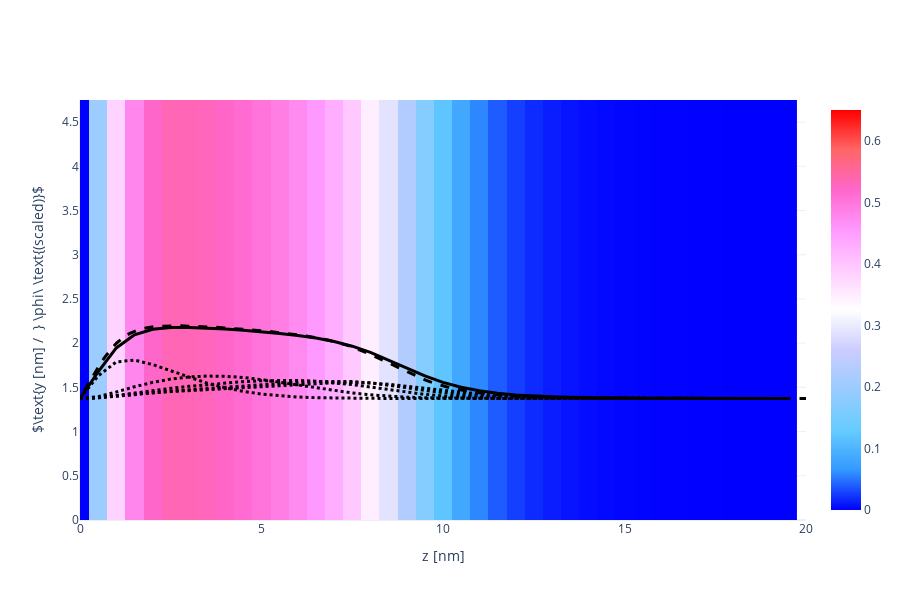

Notebook code for this chart:
### Code cell
X, Y, Z = np.array(phAr.iloc[:,0]), np.array(phAr.iloc[:,1]), np.array(phAr.iloc[:,2])
vol = np.array(phAr.iloc[:,3])
bvols= [np.array(ph1r.iloc[:,i+3]) for i in range(block_Nik[0])]

Lz_max = 20
vol   =  vol[Z < Lz_max]
bvols = [bvols[i][Z < Lz_max] for i in range(block_Nik[0])]
X = X[Z < Lz_max]
Y = Y[Z < Lz_max]
Z = Z[Z < Lz_max]

Nz_new = int(len(Z)/Nx/Ny)
x = [X[i*Ny*Nz_new] for i in range(Nx)]
y = [Y[j*Nz_new]    for j in range(Ny)]
z = [Z[k]           for k in range(Nz_new)]

xslice = 10
islice = int(xslice*(x[1]-x[0]))
vol  =  np.array([  vol[(islice*Ny+j)*Nz_new+k] for j in range(Ny) for k in range(Nz_new)]).reshape(Ny, Nz_new)
bvols= [np.array([bvols[i][(islice*Ny+j)*Nz_new+k] for j in range(Ny) for k in range(Nz_new)]).reshape(Ny, Nz_new) for i in range(block_Nik[0])]

import plotly.graph_objects as go
heatmap = go.Heatmap(
            x=z, y=y, z=vol,
            zmin = 0.0, zmax = 0.65,
            colorscale= 'Picnic'
          )
overall = go.Scatter(
            x = z,
            y = 1.5*vol[int(Ny/2), :] + max(y)/2-1,
            line = dict(color='black', width=3)
          )
blocks = [go.Scatter(
            x = z,
            y = 1.5*bvols[i][int(Ny/2),:] + max(y)/2-1,
            line = dict(color='black', width=3, dash='dot')
          ) for i in range(block_Nik[0])]

fname = GIT+'ph_a010x075_1D.dat'
df = pd.read_csv(fname, sep="\s+", skiprows=0)
a000x075_1d = pd.DataFrame([df.iloc[:,0], df.iloc[:,1]], index=['z', 'pha']).T

reference = go.Scatter(
                x = a000x075_1d.z,
                y = 1.5*a000x075_1d.pha + max(y)/2-1,
                line = dict(color='black', width=3, dash='dash')
            )

layout = go.Layout( xaxis_range = [0, Lz_max], yaxis_range = [0, y[-1]],
                    yaxis_title = r'$\text{y [nm] /  } \phi\ \text{(scaled)}$', xaxis_title = 'z [nm]',
                    scene_xaxis_showticklabels=True,
                    scene_yaxis_showticklabels=True,
                    scene_zaxis_showticklabels=True,
                    showlegend = False,
                    template='plotly_white', width=900, height=600)
fig = go.Figure(data = [heatmap, overall, *blocks, reference], layout = layout)
fig.show()

### Figure 1 — Plotly figure (JSON) as saved in the notebook; plotly's stock layout.template omitted (floating-point values rounded to 4 significant figures; data arrays with more than 128 entries replaced by an {"elided": "..."} marker saying what was removed)
{"data": [{"colorscale": [[0, "rgb(0,0,255)"], [0.1, "rgb(51,153,255)"], [0.2, "rgb(102,204,255)"], [0.3, "rgb(153,204,255)"], [0.4, "rgb(204,204,255)"], [0.5, "rgb(255,255,255)"], [0.6, "rgb(255,204,255)"], [0.7, "rgb(255,153,255)"], [0.8, "rgb(255,102,204)"], [0.9, "rgb(255,102,102)"], [1, "rgb(255,0,0)"]], "type": "heatmap", "x": [0, 0.5, 1, 1.5, 2, 2.5, 3, 3.5, 4, 4.5, 5, 5.5, 6, 6.5, 7, 7.5, 8, 8.5, 9, 9.5, 10, 10.5, 11, 11.5, 12, 12.5, 13, 13.5, 14, 14.5, 15, 15.5, 16, 16.5, 17, 17.5, 18, 18.5, 19, 19.5], "y": [0, 0.25, 0.5, 0.75, 1, 1.25, 1.5, 1.75, 2, 2.25, 2.5, 2.75, 3, 3.25, 3.5, 3.75, 4, 4.25, 4.5, 4.75], "z": {"elided": "20x40 float values"}, "zmax": 0.65, "zmin": 0}, {"line": {"color": "black", "width": 3}, "type": "scatter", "x": [0, 0.5, 1, 1.5, 2, 2.5, 3, 3.5, 4, 4.5, 5, 5.5, 6, 6.5, 7, 7.5, 8, 8.5, 9, 9.5, 10, 10.5, 11, 11.5, 12, 12.5, 13, 13.5, 14, 14.5, 15, 15.5, 16, 16.5, 17, 17.5, 18, 18.5, 19, 19.5], "y": [1.375, 1.674, 1.946, 2.095, 2.157, 2.177, 2.177, 2.17, 2.159, 2.145, 2.129, 2.11, 2.087, 2.057, 2.018, 1.966, 1.896, 1.81, 1.717, 1.63, 1.557, 1.501, 1.461, 1.434, 1.415, 1.402, 1.393, 1.387, 1.383, 1.381, 1.379, 1.377, 1.377, 1.376, 1.376, 1.375, 1.375, 1.375, 1.375, 1.375]}, {"line": {"color": "black", "dash": "dot", "width": 3}, "type": "scatter", "x": [0, 0.5, 1, 1.5, 2, 2.5, 3, 3.5, 4, 4.5, 5, 5.5, 6, 6.5, 7, 7.5, 8, 8.5, 9, 9.5, 10, 10.5, 11, 11.5, 12, 12.5, 13, 13.5, 14, 14.5, 15, 15.5, 16, 16.5, 17, 17.5, 18, 18.5, 19, 19.5], "y": [1.375, 1.63, 1.788, 1.808, 1.758, 1.685, 1.612, 1.548, 1.495, 1.454, 1.425, 1.404, 1.391, 1.383, 1.379, 1.377, 1.376, 1.375, 1.375, 1.375, 1.375, 1.375, 1.375, 1.375, 1.375, 1.375, 1.375, 1.375, 1.375, 1.375, 1.375, 1.375, 1.375, 1.375, 1.375, 1.375, 1.375, 1.375, 1.375, 1.375]}, {"line": {"color": "black", "dash": "dot", "width": 3}, "type": "scatter", "x": [0, 0.5, 1, 1.5, 2, 2.5, 3, 3.5, 4, 4.5, 5, 5.5, 6, 6.5, 7, 7.5, 8, 8.5, 9, 9.5, 10, 10.5, 11, 11.5, 12, 12.5, 13, 13.5, 14, 14.5, 15, 15.5, 16, 16.5, 17, 17.5, 18, 18.5, 19, 19.5], "y": [1.375, 1.395, 1.447, 1.507, 1.557, 1.594, 1.617, 1.628, 1.625, 1.611, 1.588, 1.558, 1.526, 1.493, 1.463, 1.437, 1.416, 1.4, 1.389, 1.382, 1.379, 1.377, 1.376, 1.375, 1.375, 1.375, 1.375, 1.375, 1.375, 1.375, 1.375, 1.375, 1.375, 1.375, 1.375, 1.375, 1.375, 1.375, 1.375, 1.375]}, {"line": {"color": "black", "dash": "dot", "width": 3}, "type": "scatter", "x": [0, 0.5, 1, 1.5, 2, 2.5, 3, 3.5, 4, 4.5, 5, 5.5, 6, 6.5, 7, 7.5, 8, 8.5, 9, 9.5, 10, 10.5, 11, 11.5, 12, 12.5, 13, 13.5, 14, 14.5, 15, 15.5, 16, 16.5, 17, 17.5, 18, 18.5, 19, 19.5], "y": [1.375, 1.384, 1.408, 1.437, 1.465, 1.489, 1.512, 1.532, 1.55, 1.565, 1.575, 1.58, 1.578, 1.57, 1.554, 1.532, 1.504, 1.473, 1.444, 1.42, 1.403, 1.391, 1.384, 1.38, 1.378, 1.377, 1.376, 1.375, 1.375, 1.375, 1.375, 1.375, 1.375, 1.375, 1.375, 1.375, 1.375, 1.375, 1.375, 1.375]}, {"line": {"color": "black", "dash": "dot", "width": 3}, "type": "scatter", "x": [0, 0.5, 1, 1.5, 2, 2.5, 3, 3.5, 4, 4.5, 5, 5.5, 6, 6.5, 7, 7.5, 8, 8.5, 9, 9.5, 10, 10.5, 11, 11.5, 12, 12.5, 13, 13.5, 14, 14.5, 15, 15.5, 16, 16.5, 17, 17.5, 18, 18.5, 19, 19.5], "y": [1.375, 1.382, 1.399, 1.42, 1.439, 1.456, 1.472, 1.488, 1.503, 1.518, 1.533, 1.546, 1.558, 1.567, 1.571, 1.566, 1.551, 1.527, 1.496, 1.465, 1.438, 1.418, 1.403, 1.393, 1.387, 1.382, 1.38, 1.378, 1.377, 1.376, 1.376, 1.375, 1.375, 1.375, 1.375, 1.375, 1.375, 1.375, 1.375, 1.375]}, {"line": {"color": "black", "dash": "dot", "width": 3}, "type": "scatter", "x": [0, 0.5, 1, 1.5, 2, 2.5, 3, 3.5, 4, 4.5, 5, 5.5, 6, 6.5, 7, 7.5, 8, 8.5, 9, 9.5, 10, 10.5, 11, 11.5, 12, 12.5, 13, 13.5, 14, 14.5, 15, 15.5, 16, 16.5, 17, 17.5, 18, 18.5, 19, 19.5], "y": [1.375, 1.384, 1.403, 1.423, 1.439, 1.452, 1.464, 1.474, 1.486, 1.497, 1.509, 1.521, 1.533, 1.544, 1.552, 1.554, 1.549, 1.535, 1.513, 1.487, 1.462, 1.441, 1.423, 1.41, 1.4, 1.393, 1.388, 1.384, 1.381, 1.379, 1.378, 1.377, 1.376, 1.376, 1.376, 1.375, 1.375, 1.375, 1.375, 1.375]}, {"line": {"color": "black", "dash": "dash", "width": 3}, "type": "scatter", "x": {"elided": "440 float values"}, "y": {"elided": "440 float values"}}], "layout": {"height": 600, "scene": {"xaxis": {"showticklabels": true}, "yaxis": {"showticklabels": true}, "zaxis": {"showticklabels": true}}, "showlegend": false, "width": 900, "xaxis": {"range": [0, 20], "title": {"text": "z [nm]"}, "type": "linear"}, "yaxis": {"range": [0, 4.75], "title": {"text": "$\\text{y [nm] /  } \\phi\\ \\text{(scaled)}$"}, "type": "linear"}}}
